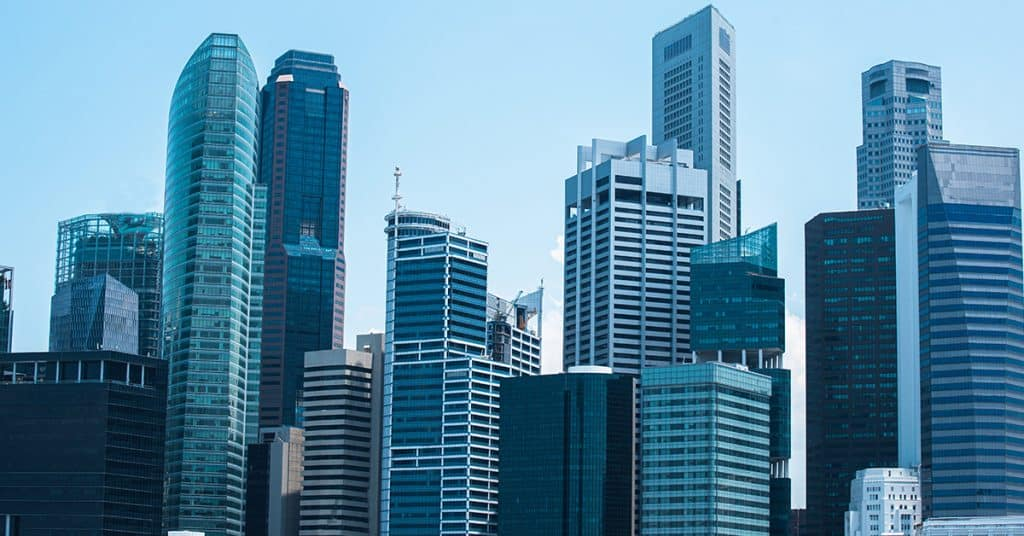
#> input picture Basicimage/image/bangunan.jpg, 1024 x 536 px
$ python pixel.py   (older library calls are emulated)
#> lines starting #> are read from the running program, lines starting #| are printed output that depends on the picture
import cv2
import numpy as np

# 1. Baca gambar dan pilih region 3x3
image_rgb = cv2.imread("image/bangunan.jpg")  # Baca sebagai BGR
#> image_rgb is the input picture: shape (536, 1024, 3); mean B, G, R 161, 135.4, 90.1
image = cv2.cvtColor(image_rgb, cv2.COLOR_BGR2GRAY)
x, y = 806, 279  # Posisi tengah region
B, G, R = cv2.split(image_rgb)
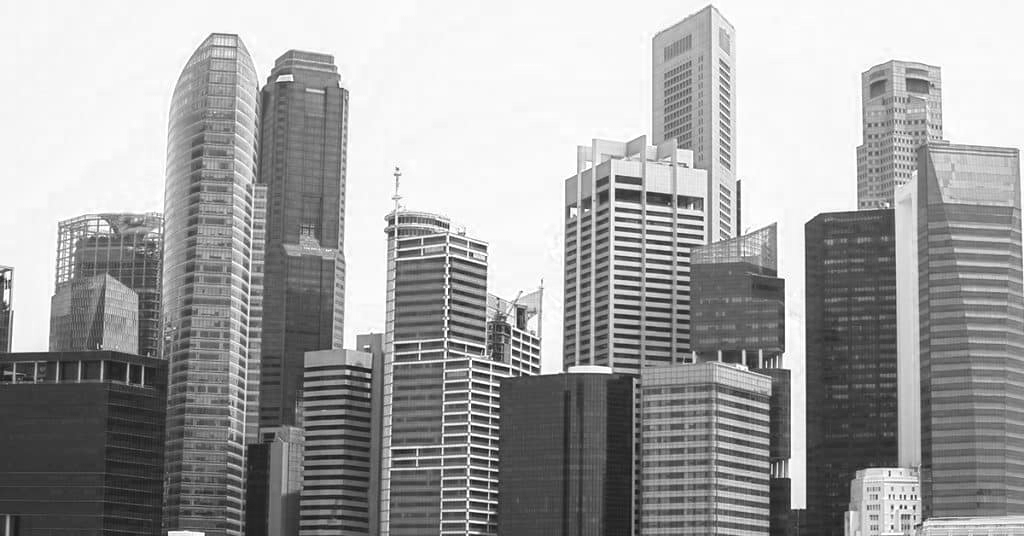
#> B: shape (536, 1024); min 19, max 255, mean 161
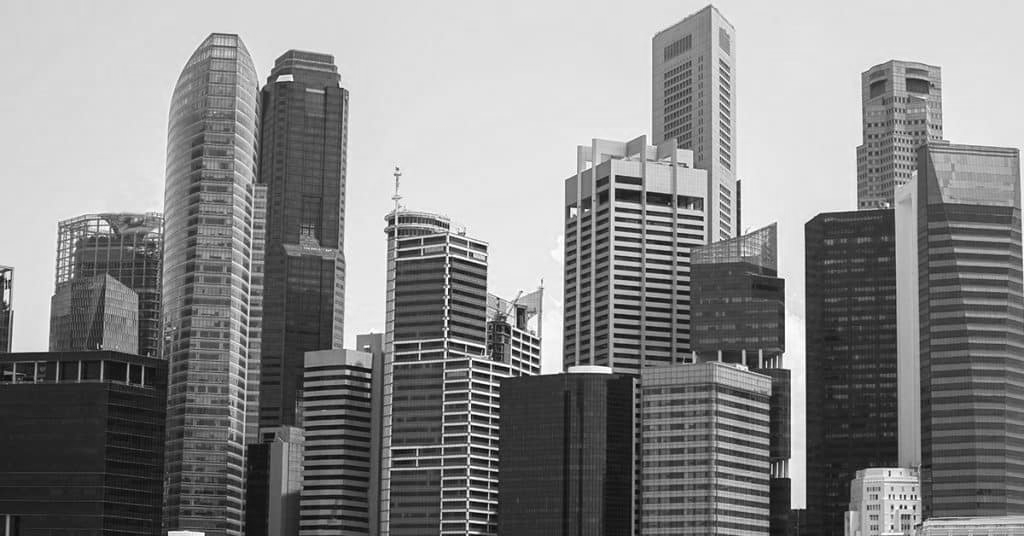
#> G: shape (536, 1024); min 1, max 255, mean 135.4
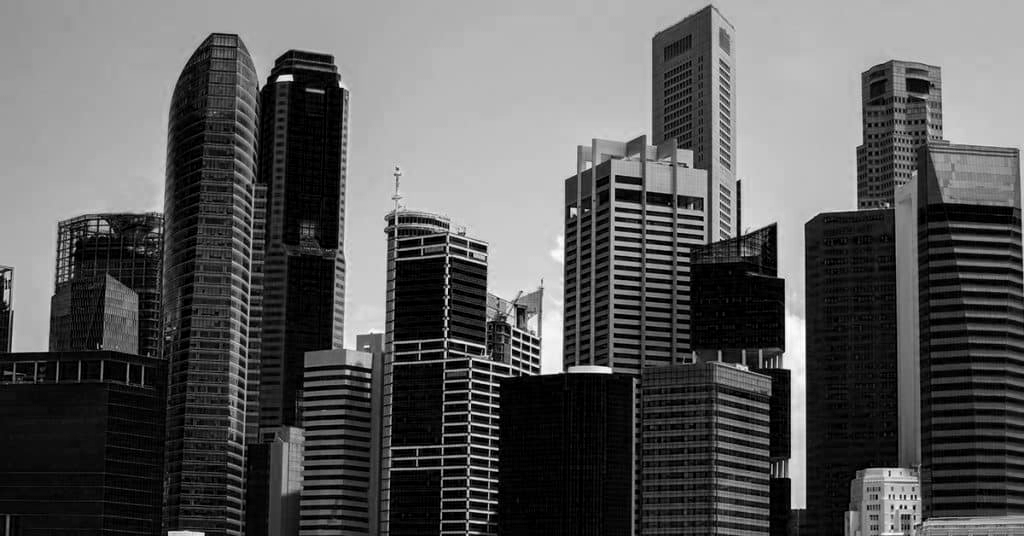
#> R: shape (536, 1024); min 0, max 255, mean 90.1
# print("Original image:\n", image_rgb[y-1:y+2, x-1:x+2])
print(f"=== Region 3x3 di (x={x}, y={y}) ===")
print("Original image:\n")
print("Nilai B channel:\n", B[y-1:y+2, x-1:x+2])
#| Nilai B channel:
#|  [[131  65  85]
#|  [131  65  85]
#|  [133  66  84]]
print("Nilai G channel:\n", G[y-1:y+2, x-1:x+2])
#| Nilai G channel:
#|  [[107  40  61]
#|  [107  40  62]
#|  [109  41  61]]
print("Nilai R channel:\n", R[y-1:y+2, x-1:x+2])
#| Nilai R channel:
#|  [[79  8 25]
#|  [77  6 24]
#|  [79  7 23]]

# image = cv2.imread(image_rgb, cv2.IMREAD_GRAYSCALE)  # Langsung grayscale
print("\nOriginal Grayscale:\n", image[y-1:y+2, x-1:x+2])
#| Original Grayscale:
#|  [[101  33  53]
#|  [101  33  53]
#|  [103  34  52]]

# 2. Gaussian Blur
blurred = cv2.GaussianBlur(image, (3,3), 1)
print("\nGaussian Blur:\n", blurred[y-1:y+2, x-1:x+2].round(1))
#| Gaussian Blur:
#|  [[110  57  48]
#|  [111  57  48]
#|  [112  57  48]]

# 3. Gradien Sobel
grad_x = cv2.Sobel(blurred, cv2.CV_64F, 1, 0, ksize=3)
grad_y = cv2.Sobel(blurred, cv2.CV_64F, 0, 1, ksize=3)
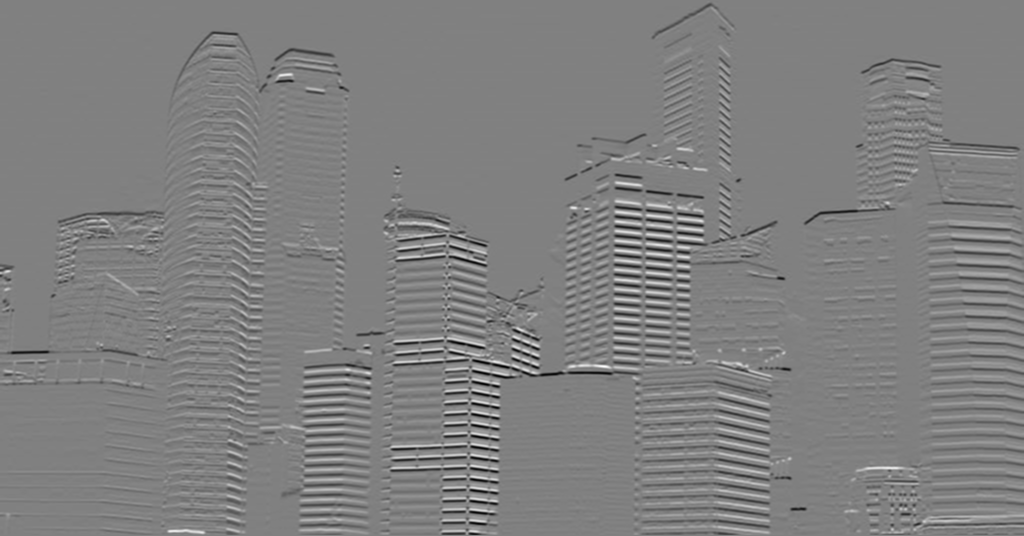
#> grad_y: shape (536, 1024) float64; min -631, max 622, mean -2; drawn with min black and max white
magnitude = np.sqrt(grad_x**2 + grad_y**2)
direction = np.arctan2(grad_y, grad_x) * 180/np.pi
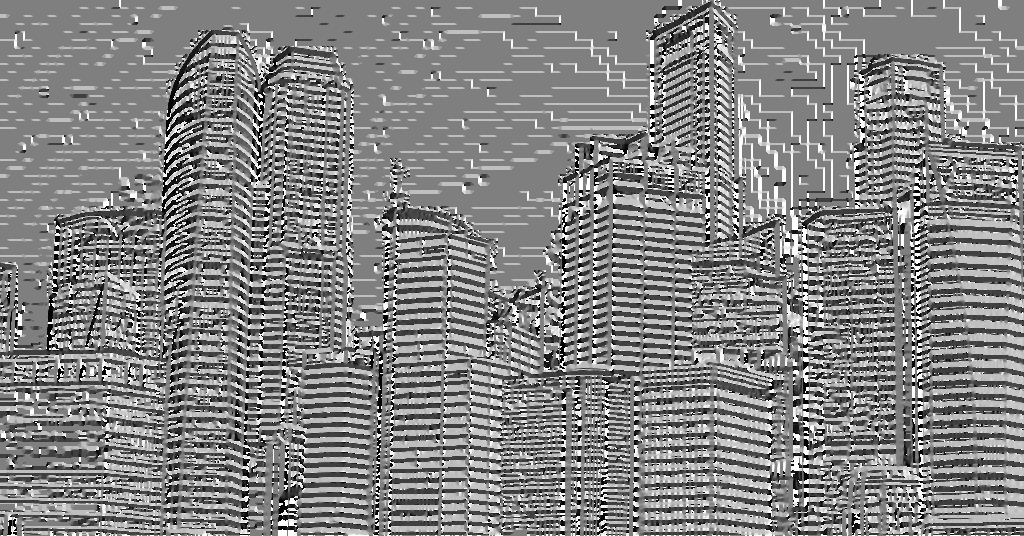
#> direction: shape (536, 1024) float64; min -179.9, max 180, mean 6.1; drawn with min black and max white
print("\nMagnitudo Gradien:\n", magnitude[y-1:y+2, x-1:x+2].round(1))
#| Magnitudo Gradien:
#|  [[508.  251.   17.5]
#|  [509.  252.   10.2]
#|  [511.  256.    9.5]]
print("Magnitudo Gradien:", magnitude[y,x].round(2))
#| Magnitudo Gradien: 252.01
print("Arah Gradien (derajat):", direction[y,x].round(2))
#| Arah Gradien (derajat): 179.55

# 4. Non-Maximum Suppression
def non_max_suppression(mag, angle):
    suppressed = np.zeros_like(mag)
    angle = np.round(angle / 45) * 45  # Quantisasi arah

    for i in range(1, mag.shape[0]-1):
        for j in range(1, mag.shape[1]-1):
            # Tetangga berdasarkan arah gradien
            if angle[i,j] == 0:    # Horizontal
                neighbors = [mag[i,j-1], mag[i,j+1]]
            elif angle[i,j] == 90: # Vertikal
                neighbors = [mag[i-1,j], mag[i+1,j]]
            else:                  # Diagonal
                neighbors = [mag[i-1,j-1], mag[i+1,j+1]]

            # Pertahankan hanya nilai maksimum lokal
            if mag[i,j] >= max(neighbors):
                suppressed[i,j] = mag[i,j]
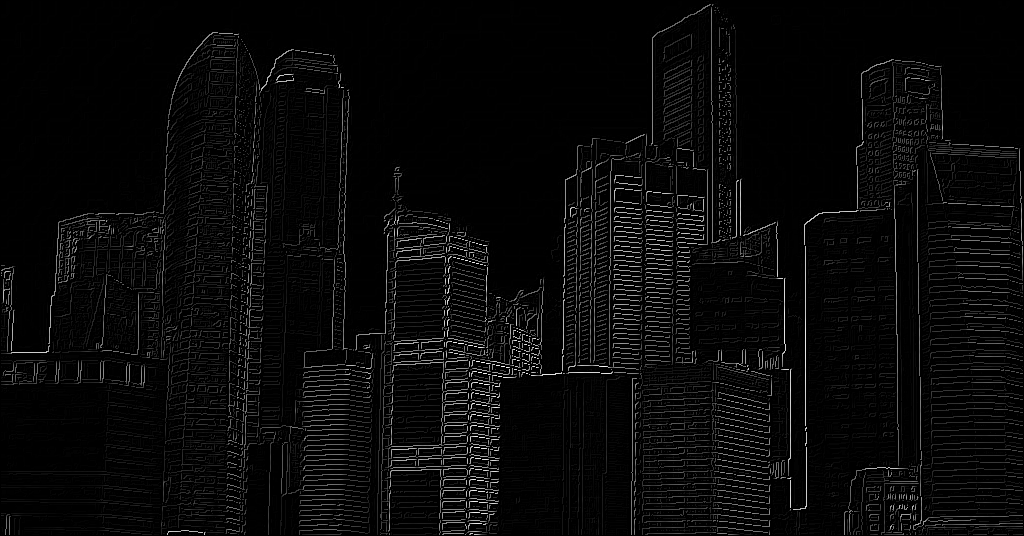
#> suppressed: shape (536, 1024) float64; min 0, max 636.2, mean 22.7; drawn with min black and max white
    return suppressed

suppressed = non_max_suppression(magnitude, direction)
print("\nNon-Max Suppression:\n", suppressed[y-1:y+2, x-1:x+2].round(1))
#| Non-Max Suppression:
#|  [[508.   0.   0.]
#|  [509.   0.   0.]
#|  [511.   0.   0.]]

# 5. Hysteresis Thresholding (Canny Final)
edges = cv2.Canny(image, 30, 100)  # Versi cepat (tanpa manual thresholding)
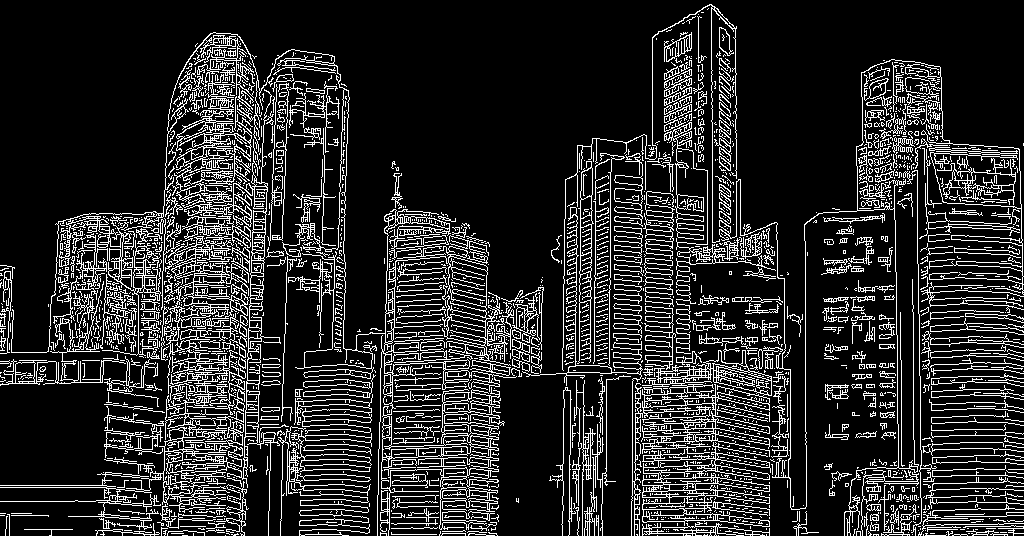
#> edges: shape (536, 1024); 16% white in thin lines or dots
print("\nCanny Edge:\n", edges[y-1:y+2, x-1:x+2])
#| Canny Edge:
#|  [[255   0   0]
#|  [255   0   0]
#|  [255   0   0]]

$ run again, with Basicimage/image/nana.jpeg copied over Basicimage/image/bangunan.jpg
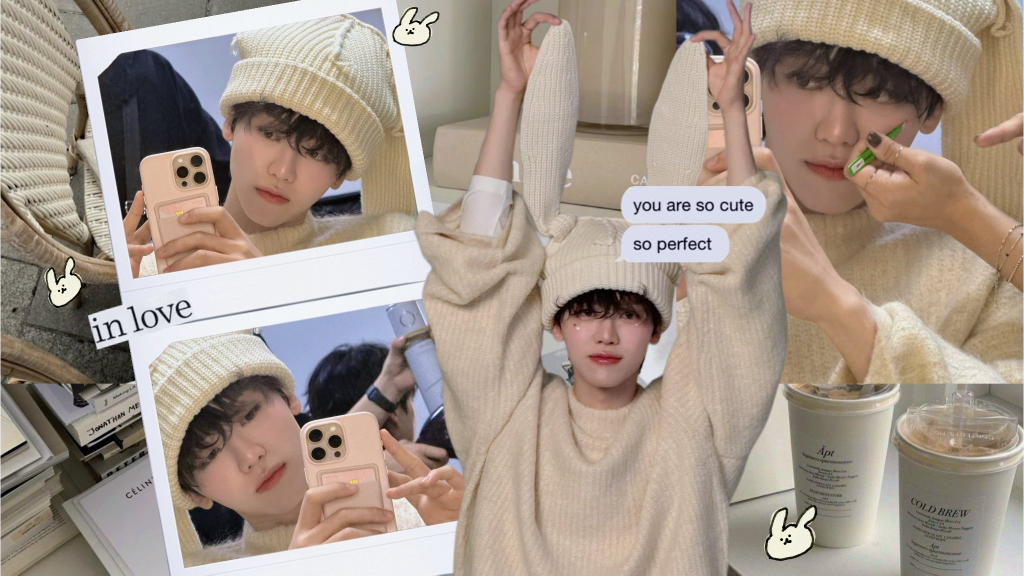
#> input picture Basicimage/image/nana.jpeg, 2048 x 1151 px (shown at 1/2 size)
#> image_rgb is the input picture: shape (1151, 2048, 3); mean B, G, R 137.5, 149.7, 164.4
#| Nilai B channel:
#|  [[ 92  97 110]
#|  [ 93  96 106]
#|  [ 97 107 106]]
#| Nilai G channel:
#|  [[134 138 145]
#|  [133 134 141]
#|  [134 145 143]]
#| Nilai R channel:
#|  [[157 161 165]
#|  [158 158 161]
#|  [160 169 165]]
#| Original Grayscale:
#|  [[136 140 147]
#|  [136 137 143]
#|  [138 148 145]]
#| Gaussian Blur:
#|  [[135 140 143]
#|  [137 141 142]
#|  [139 144 144]]
#| Magnitudo Gradien:
#|  [[38.5 29.   8.5]
#|  [39.9 26.4  5.8]
#|  [44.9 28.3 23.3]]
#| Magnitudo Gradien: 26.42
#| Arah Gradien (derajat): 29.48
#> after the loop in non_max_suppression, `for i in range(1, mag.shape[0]-1):`:
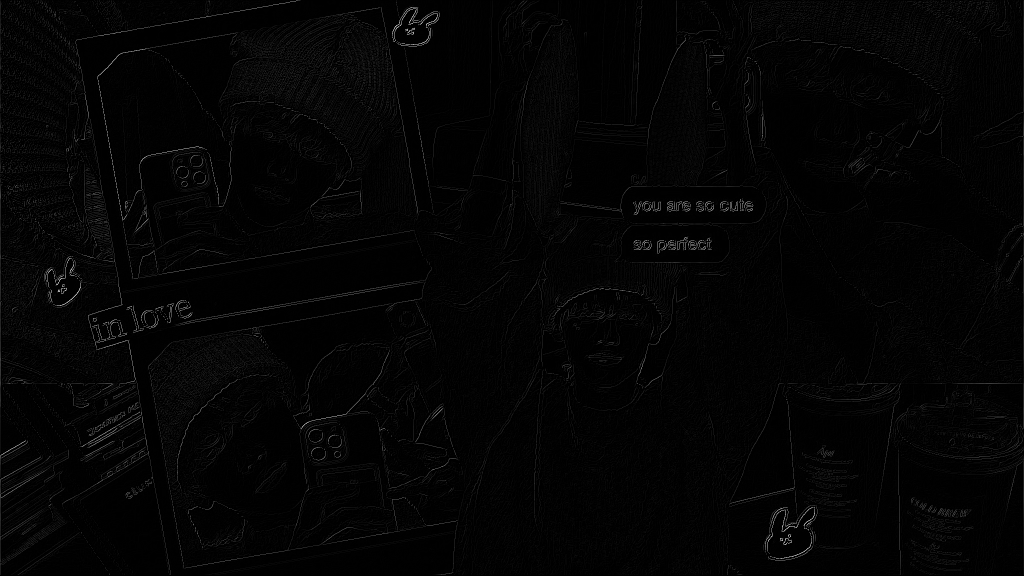
#> suppressed: shape (1151, 2048) float64 (shown at 1/2 size); min 0, max 732.7, mean 11.3; drawn with min black and max white
#| Non-Max Suppression:
#|  [[38.5  0.   0. ]
#|  [39.9  0.   0. ]
#|  [44.9  0.   0. ]]
#> `edges = cv2.Canny(image, 30, 100)`:
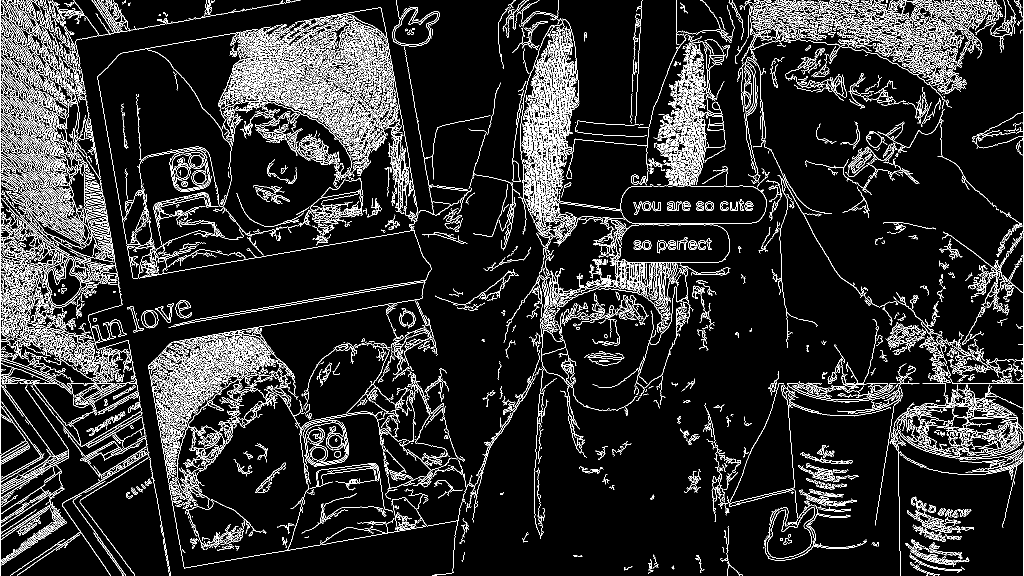
#> edges: shape (1151, 2048) (shown at 1/2 size); 10.8% white in thin lines or dots
#| Canny Edge:
#|  [[0 0 0]
#|  [0 0 0]
#|  [0 0 0]]
